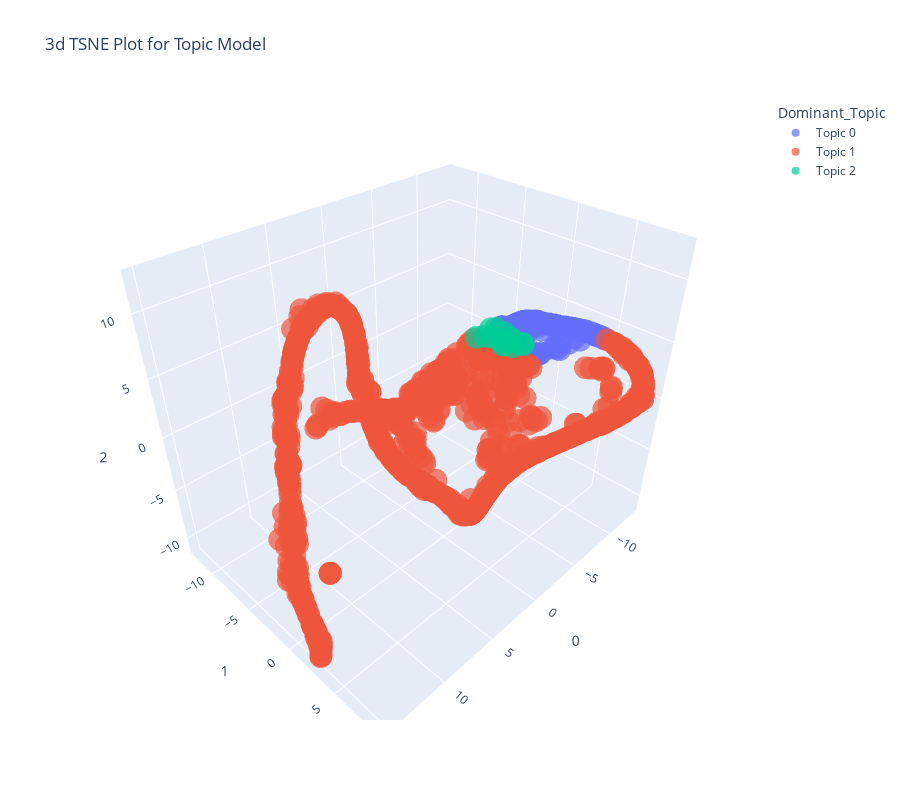

Notebook source saved alongside this figure:
### Markdown cell above
<a id = "1.0"></a>
<p style="font-size:20px;color:#34656d;font-family:'Avantgarde';text-align:left;border-radius:5px;">
<strong>
<a href="https://datascientest.com/es/comprende-el-algoritmo-t-sne-en-3-pasos" target=\"_blank\">Algoritmo t-SNE</a>
</strong></p>

### Code cell
plot_model(model=lda, plot = 'tsne')
